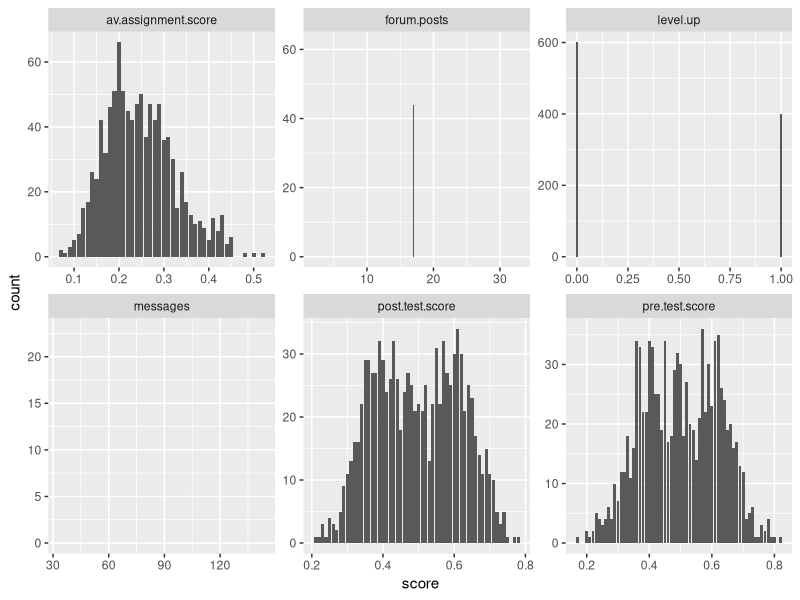
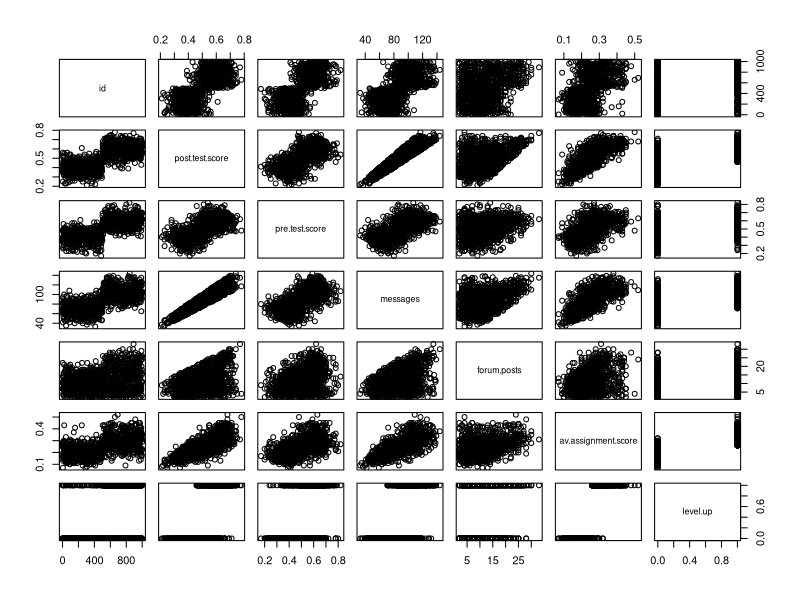
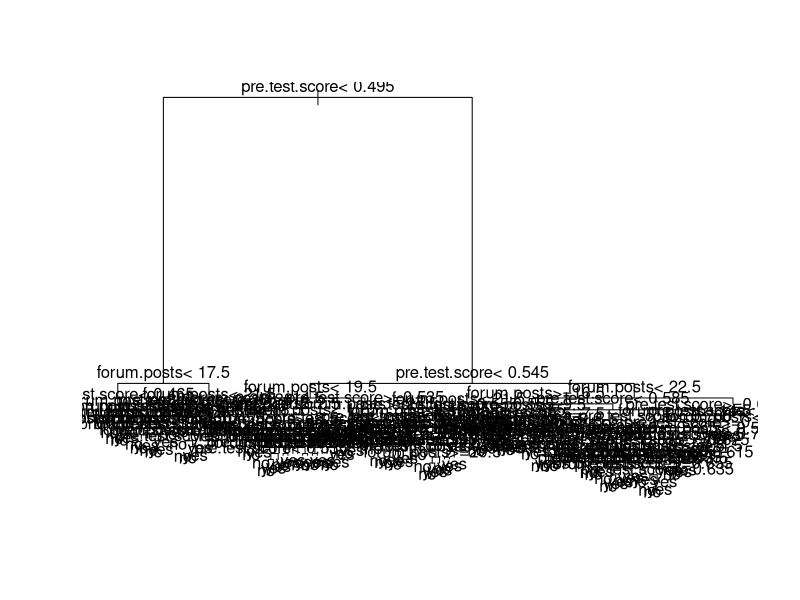
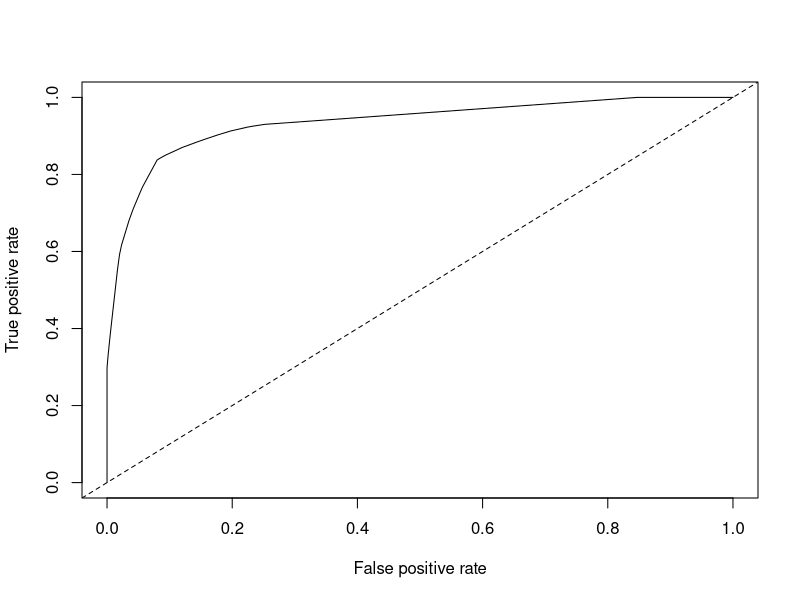
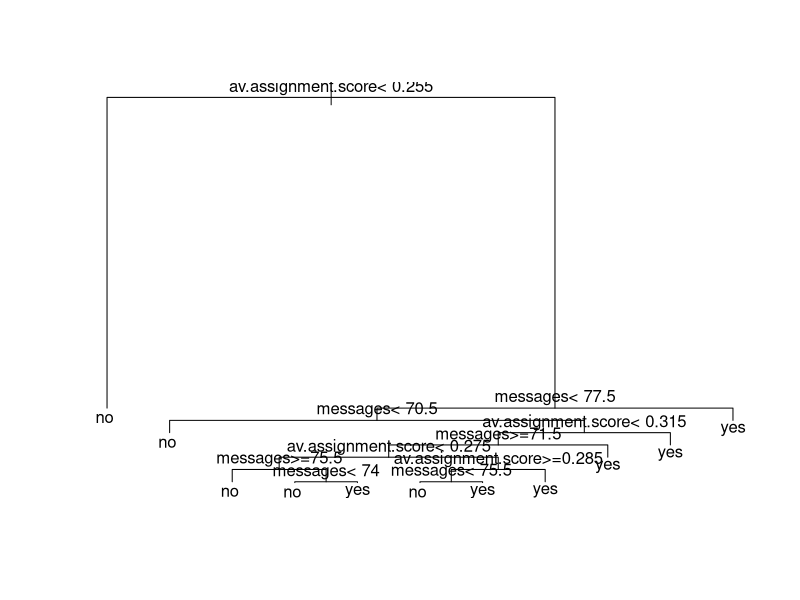
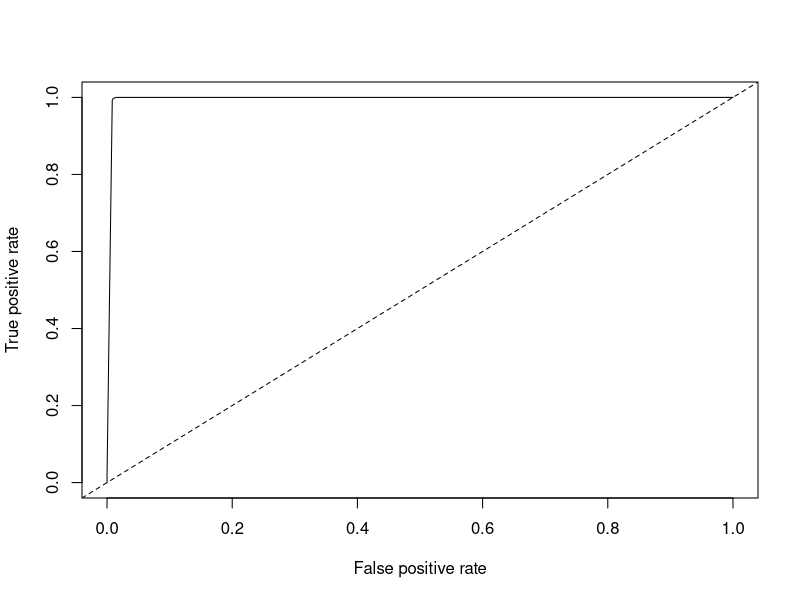

The R source for these figures, in order:
## ---- chunk 1
# we don't need the id
rm(list = ls())
library(ggplot2)
library(tidyr)
library(corrplot)
library(dplyr)
library(tidyr)
D1<-read.csv("online.data.csv")
D2 <- select(D1, 1:7)
#Convert yes/no to 1/0 to avoid mixing variable types
D2$level.up <- ifelse(D2$level.up == "yes", 1,0)
D3 <- gather(D2, "measure", "score", 2:7)

## ---- chunk 2
#Start by creating histograms of the distributions for all variables (#HINT: look up "facet" in the ggplot documentation)

p1 <- ggplot(D3, aes(score)) + facet_wrap(~measure, scales = "free")
p1 + geom_histogram(stat = "count")

#Then visualize the relationships between variables

pairs(D2)


#Try to capture an intution about the data and the relationships

# There are positive relationship between the avraibles. Messages, post.test.score, and av.assignment.score have the highest correlation with level.up.

## ---- chunk 3
#Create a classification tree that predicts whether a student "levels up" in the online course using three variables of your choice (As we did last time, set all controls to their minimums)
library(rpart)
#Plot and generate a CP table for your tree 
c.tree1 <- rpart(level.up ~ forum.posts + pre.test.score, method = "class", data = D1, control=rpart.control(minsplit=1, minbucket=1, cp=0.001))
printcp(c.tree1)
plot(c.tree1)
text(c.tree1)

#Generate a probability value that represents the probability that a student levels up based your classification tree 

D1$pred <- predict(c.tree1, type = "prob")[,2]

#Last class we used type = "class" which predicted the classification for us, this time we are using type = "prob" to see the probability that our classififcation is based on.
## ---- chunk 4

library(ROCR)

#Plot the curve
pred.detail <- prediction(D1$pred, D1$level.up) 
plot(performance(pred.detail, "tpr", "fpr"))
abline(0, 1, lty = 2)

#Calculate the Area Under the Curve
unlist(slot(performance(pred.detail,"auc"), "y.values"))

#Unlist liberates the AUC value from the "performance" object created by ROCR

#Now repeat this process, but using the variables you did not use for the previous model and compare the plots & results of your two models. Which one do you think was the better model? Why?
c.tree2 <- rpart(level.up ~ messages + av.assignment.score, method = "class", data = D1, control=rpart.control(minsplit=1, minbucket=1, cp=0.001))
printcp(c.tree2)
plot(c.tree2)
text(c.tree2)
D1$pred2 <- predict(c.tree2, type = "prob")[,2]
pred.detail2 <- prediction(D1$pred2, D1$level.up) 
plot(performance(pred.detail2, "tpr", "fpr"))
abline(0, 1, lty = 2)
unlist(slot(performance(pred.detail2,"auc"), "y.values"))
## ---- chunk 5
#Thresholds
D1$threshold.pred1 <- ifelse(D1$pred >= 0.8, "yes", "no")
D1$threshold.pred2 <- ifelse(D1$pred >= 0.95, "yes", "no")
D1$threshold.pred3 <- ifelse(D1$pred >= 0.25, "yes", "no")

#Now generate three diagnostics:

accuracy.model1 <- mean(ifelse(D1$level.up == D1$threshold.pred1, 1, 0))
D1$truepos.model1 <- ifelse(D1$level.up == "yes" & D1$threshold.pred1 == "yes", 1, 0)
D1$falsepos.model1 <- ifelse(D1$level.up == "no" & D1$threshold.pred1 == "yes", 1,0)
D1$falseneg.model1 <- ifelse(D1$level.up == "yes" & D1$threshold.pred1 == "no", 1,0)
precision.model1 <- sum(D1$truepos.model1)/(sum(D1$truepos.model1) + sum(D1$falsepos.model1))
recall.model1 <- sum(D1$truepos.model1)/(sum(D1$truepos.model1) + sum(D1$falseneg.model1))

table1 <- table(D1$level.up, D1$threshold.pred1)
table1

po <- (586+247)/(586+247+14+153)
pe <- ((586 + 14)/(586+247+14+153))*((586 + 153)/(586+247+14+153)) + 
  ((14 + 247)/(586+247+14+153))*((153+247)/(586+247+14+153))
matrix1 <- as.matrix(table1)
kappa(matrix1, exact = TRUE)/kappa(matrix1)
kappa <- (po - pe)/(1 - pe)
kappa

accuracy.model2 <- mean(ifelse(D1$level.up == D1$threshold.pred2, 1, 0))
D1$truepos.model2 <- ifelse(D1$level.up == "yes" & D1$threshold.pred2 == "yes", 1, 0)
D1$falsepos.model2 <- ifelse(D1$level.up == "no" & D1$threshold.pred2 == "yes", 1,0)
D1$falseneg.model2 <- ifelse(D1$level.up == "yes" & D1$threshold.pred2 == "no", 1,0)
precision.model2 <- sum(D1$truepos.model2)/(sum(D1$truepos.model2) + sum(D1$falsepos.model2))
recall.model2 <- sum(D1$truepos.model2)/(sum(D1$truepos.model2) + sum(D1$falseneg.model2))

table2 <- table(D1$level.up, D1$threshold.pred2)
table2
matrix2 <- as.matrix(table2)
kappa(matrix2, exact = TRUE)/kappa(matrix2)
po2 <- (600+119)/(600+119+0+281)
pe2 <- ((600 + 0)/(600+119+0+281))*((600 + 281)/(600+119+0+281))+
  ((0 + 119)/(600+119+0+281))*((281+119)/(600+119+0+281))
kappa2 <- (po2 - pe2)/(1 - pe2)
kappa2

library(psych) 
cohen.kappa(table1)
cohen.kappa(table2)

accuracy.model1
accuracy.model2

precision.model1
precision.model2
